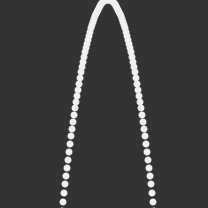
Frame 1 (no input)
Frame 60 (the mouse pressed at the canvas centre just before this capture): identical to frame 1, image omitted
Frame 120 (the mouse held since frame 60 and released just before this capture): identical to frame 1, image omitted

The Processing sketch that drew this single still picture (run headless with seeded random() and noise(); from frame 60 on, the mouse is pressed at the canvas centre):

// Processing sketch: processing_108439
// ── processing_108439.pde

int counter;

int x = 0;int y = 0; int valor=100;
void setup()
{
  noStroke();
  size(208, 208);
}
void draw() {
  background(51);
  funcionCuadratica();
}
void funcionCuadratica() {
for(int x = -valor; x < valor; x++) {
  y=(x*x)/10;
    fill(240);
  ellipse(x+108, y, 7, 7);
}
}
